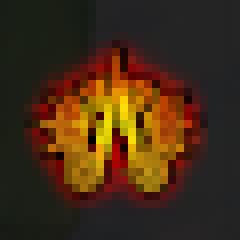
#> input picture ritual_icon.png, 30 x 30 px (shown 8 times larger)
$ python test_ritual_detection.py
#> lines starting #> are read from the running program, lines starting #| are printed output that depends on the picture; after the words box and inside, x2 and y2 are one past the last pixel; in counts of white or black regions, pixels touching at a corner belong together; long printed decimals are rounded
import cv2
import numpy as np
import mss
import time

print("[TEST] 测试试炼祭坛检测功能...")

# 测试模板加载
def test_ritual_template_loading():
    print("[TEST] 测试试炼祭坛模板加载...")
    ritual_path = 'ritual_icon.png'
    if cv2.os.path.exists(ritual_path):
        try:
            template = cv2.imread(ritual_path, cv2.IMREAD_COLOR)
#> template is the input picture: shape (30, 30, 3); mean B, G, R 22.3, 45, 69.3
            if template is not None:
                print(f"[TEST] 成功加载试炼祭坛模板: {ritual_path}")
                print(f"[TEST] 模板尺寸: {template.shape}")
#| [TEST] 模板尺寸: (30, 30, 3)
                return template
            else:
                print(f"[TEST] 无法加载试炼祭坛模板")
                return None
        except Exception as e:
            print(f"[TEST] 加载模板时出错: {e}")
            return None
    else:
        print(f"[TEST] 模板文件不存在: {ritual_path}")
        return None

# 测试模板匹配
def test_ritual_template_matching(template):
    print("[TEST] 测试试炼祭坛模板匹配...")
    if template is None:
        print("[TEST] 模板不存在，跳过匹配测试")
        return

    try:
        # 创建测试图像
        test_img = np.zeros((100, 100, 3), dtype=np.uint8)
        # 在图像中绘制一个模拟的试炼祭坛图标
        cv2.circle(test_img, (50, 50), 10, (0, 255, 255), -1)
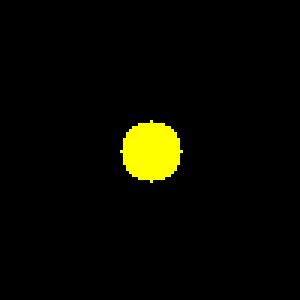
#> test_img: shape (100, 100, 3) (shown 3 times larger); mean of channels 0, 1, 2 0, 8.1, 8.1; drawn as B, G, R

        # 执行模板匹配
        result = cv2.matchTemplate(test_img, template, cv2.TM_CCOEFF_NORMED)
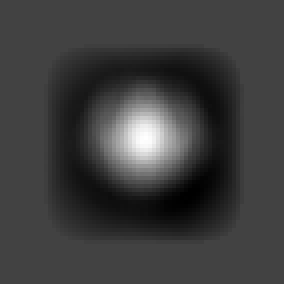
#> result: shape (71, 71) float32 (shown 4 times larger); min -0.229, max 0.648, mean -0.0158; drawn with min black and max white
        min_val, max_val, min_loc, max_loc = cv2.minMaxLoc(result)
#> min_val = -0.229; max_val = 0.648; min_loc = (48, 47); max_loc = (36, 34)
        print(f"[TEST] 模板匹配得分: {max_val}")
#| [TEST] 模板匹配得分: 0.6478
        print(f"[TEST] 匹配位置: {max_loc}")
#| [TEST] 匹配位置: (36, 34)

        # 绘制结果
        h, w = template.shape[:2]
#> h = 30; w = 30
        top_left = max_loc
#> top_left = (36, 34)
        bottom_right = (top_left[0] + w, top_left[1] + h)
#> bottom_right = (66, 64)
        cv2.rectangle(test_img, top_left, bottom_right, (0, 255, 0), 2)
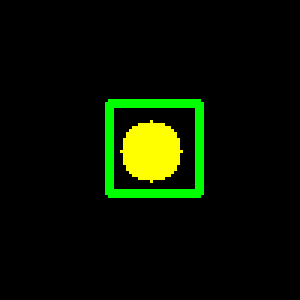
#> test_img: shape (100, 100, 3) (shown 3 times larger); 3.56% of pixels changed, all inside (x1, y1, x2, y2) = (35, 33, 68, 66); drawn as B, G, R
        cv2.imwrite('test_ritual_match.png', test_img)
        print("[TEST] 匹配结果已保存为 test_ritual_match.png")
        return True
    except Exception as e:
        print(f"[TEST] 模板匹配出错: {e}")
        return False

# 测试屏幕捕获
def test_screen_capture():
    print("[TEST] 测试屏幕捕获...")
    try:
        with mss.mss() as sct:
            monitor = sct.monitors[1]
            print(f"[TEST] 屏幕尺寸: {monitor['width']}x{monitor['height']}")
            # 捕获小区域
            test_monitor = {
                'top': 100,
                'left': 100,
                'width': 200,
                'height': 200
            }
            screenshot = sct.grab(test_monitor)
            img = np.array(screenshot)
            img = cv2.cvtColor(img, cv2.COLOR_BGRA2BGR)
            print(f"[TEST] 捕获图像尺寸: {img.shape}")
            cv2.imwrite('test_screen_capture.png', img)
            print("[TEST] 屏幕捕获结果已保存为 test_screen_capture.png")
            return True
    except Exception as e:
        print(f"[TEST] 屏幕捕获出错: {e}")
        return False

if __name__ == '__main__':
    print("[TEST] 开始测试试炼祭坛检测功能...")
    template = test_ritual_template_loading()
    test_ritual_template_matching(template)

    # 添加延迟，让用户有时间切到游戏界面
    print("[TEST] 请在5秒内切换到游戏界面...")
    for i in range(5, 0, -1):
        print(f"[TEST] {i}...")
        time.sleep(1)

    test_screen_capture()
#> (the call stopped at in test_screen_capture, `with mss.mss() as sct:`: mss is not available in this run)
    print("[TEST] 测试完成!")
